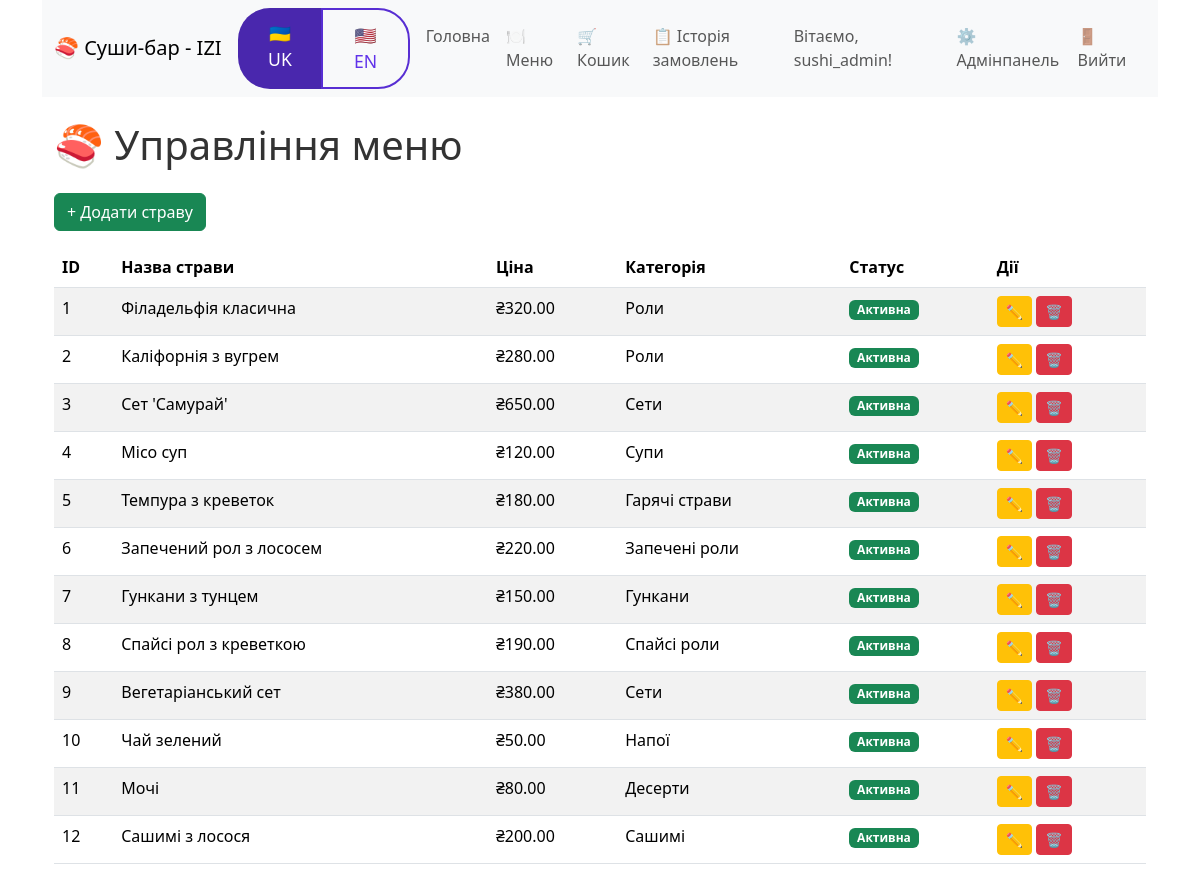
/admin/menu (signed in), run on the app's committed database.
### models.py (models this page shows, shortened)
class User(UserMixin, Base):
    __tablename__ = "users"
    id: Mapped[int] = mapped_column(primary_key=True)
    username: Mapped[str] = mapped_column(String(50), unique=True, nullable=False)
    email: Mapped[str] = mapped_column(String(100), unique=True, nullable=False)
    hash_password: Mapped[str] = mapped_column(String(200), nullable=False)
    is_admin: Mapped[bool] = mapped_column(default=False)
    orders: Mapped[list["Order"]] = relationship("Order", back_populates="user")
    reservations: Mapped[list["Reservation"]] = relationship("Reservation", back_populates="user")
    @staticmethod
    def get(user_id: int):
        try:
            with Session() as session:
                user = session.get(User, user_id)
                return user
        except:
            return None

class Menu(Base):
    __tablename__ = "menu"
    id: Mapped[int] = mapped_column(primary_key=True)
    name: Mapped[str] = mapped_column(String(255), unique=True, nullable=False)
    price: Mapped[float] = mapped_column(nullable=False)
    rating: Mapped[int] = mapped_column(nullable=True, default=5)
    description: Mapped[str] = mapped_column(Text, nullable=True)
    image_path: Mapped[str] = mapped_column(String(255), nullable=True)
    active: Mapped[bool] = mapped_column(default=True)
    category: Mapped[str] = mapped_column(String(100), nullable=True)
    orders: Mapped[list["Order"]] = relationship("Order", back_populates="menu_item")

### routes/admin.py (the view)
    def wrapper(*args, **kwargs):
        if not current_user.is_admin:
            current_lang = session.get('language', 'uk')
            from app import t
            flash(t('Доступ заборонено. Потрібні права адміністратора'), "error")
            return redirect(url_for("index"))
        return func(*args, **kwargs)

### app.py (called while the page is built)
@login_manager.user_loader
def load_user_from_session(user_id):
    try:
        return User.get(int(user_id))
    except:
        return None

def t(key, lang='uk'):
    return translations.get(lang, {}).get(key, key)

### routes/admin.py (called while the page is built)
def admin_required(func):
    def wrapper(*args, **kwargs):
        if not current_user.is_admin:
            current_lang = session.get('language', 'uk')
            from app import t
            flash(t('Доступ заборонено. Потрібні права адміністратора'), "error")
            return redirect(url_for("index"))
        return func(*args, **kwargs)
    wrapper.__name__ = func.__name__
    return wrapper

@bp.route("/menu")
@login_required
@admin_required
def menu_management():
    current_lang = session.get('language', 'uk')
    from app import t
    with Session() as session_db:
        menu_items = session_db.query(Menu).all()
    return render_template("admin/menu.html",
                         menu_items=menu_items,
                         t=lambda key: t(key, current_lang),
                         lang=current_lang)

### templates/admin/menu.html (shortened to what this page needs)
{% extends "base.html" %}
{% block content %}
<div class="container">
    <h1 class="my-4">🍣 {{ t('Управління меню') }}</h1>
    <a href="{{ url_for('admin.add_menu_item') }}" class="btn btn-success mb-3">+ {{ t('Додати страву') }}</a>
    <div class="table-responsive">
        <table class="table table-striped">
            <thead>
                <tr>
                    <th>ID</th>
                    <th>{{ t('Назва страви') }}</th>
                    <th>{{ t('Ціна') }}</th>
                    <th>{{ t('Категорія') }}</th>
                    <th>{{ t('Статус') }}</th>
                    <th>{{ t('Дії') }}</th>
                </tr>
            </thead>
            <tbody>
                {% for item in menu_items %}
                <tr>
                    <td>{{ item.id }}</td>
                    <td>{{ t(item.name) }}</td>
                    <td>₴{{ "%.2f"|format(item.price) }}</td>
                    <td>{{ t(item.category) if item.category else t('Без категорії') }}</td>
                    <td>
                        <span class="badge {% if item.active %}bg-success{% else %}bg-danger{% endif %}">
                            {{ t('Активна') if item.active else t('Неактивна') }}
                        </span>
                    </td>
                    <td>
                        <a href="{{ url_for('admin.edit_menu_item', item_id=item.id) }}" class="btn btn-sm btn-warning">✏️</a>
                        <a href="{{ url_for('admin.delete_menu_item', item_id=item.id) }}" class="btn btn-sm btn-danger" onclick="return confirm('Видалити страву?')">🗑️</a>
                    </td>
                </tr>
                {% endfor %}
            </tbody>
        </table>
    </div>
</div>
{% endblock content %}

### templates/base.html (shortened to what this page needs)
<!DOCTYPE html>
<html lang="{{ lang }}">
<head>
    <link href="https://cdn.jsdelivr.net/npm/bootstrap@5.3.3/dist/css/bootstrap.min.css" rel="stylesheet">
    <link href="{{ url_for('static', filename='css/style.css') }}" rel="stylesheet">
</head>
<body class="container" style="background-image: url('{{ background_image }}'); background-size: cover; background-repeat: no-repeat; background-position: center center; background-attachment: fixed;">
<nav class="navbar navbar-expand-lg navbar-light bg-light mb-4">
    <div class="container-fluid">
        <a class="navbar-brand" href="{{ url_for('index') }}">🍣 {{ t('Суши-бар - IZI') }}</a>
        <div class="navbar-nav me-2">
            <div class="btn-group">
                <a href="{{ url_for('set_language', language='uk') }}"
                   class="btn btn-sm {% if lang == 'uk' %}btn-primary{% else %}btn-outline-primary{% endif %}">
                    🇺🇦 UK
                </a>
                <a href="{{ url_for('set_language', language='en') }}"
                   class="btn btn-sm {% if lang == 'en' %}btn-primary{% else %}btn-outline-primary{% endif %}">
                    🇺🇸 EN
                </a>
            </div>
        </div>
        <div class="collapse navbar-collapse" id="navbarNav">
            <ul class="navbar-nav me-auto">
                <li class="nav-item">
                    <a class="nav-link" href="{{ url_for('index') }}">{{ t('Головна') }}</a>
                </li>
                <li class="nav-item">
                    <a class="nav-link" href="{{ url_for('orders.menu') }}">🍽️ {{ t('Меню') }}</a>
                </li>
                {% if current_user.is_authenticated %}
                <li class="nav-item">
                    <a class="nav-link" href="{{ url_for('orders.cart') }}">🛒 {{ t('Кошик') }}</a>
                </li>
                <li class="nav-item">
                    <a class="nav-link" href="{{ url_for('orders.order_history') }}">📋 {{ t('Історія замовлень') }}</a>
                </li>
                {% endif %}
            </ul>
            <div class="navbar-nav">
                {% if current_user.is_authenticated %}
                <span class="navbar-text me-3">
                    {{ t('Вітаємо') }}, {{ current_user.username }}!
                </span>
                {% if current_user.is_admin %}
                <a class="nav-link" href="{{ url_for('admin.dashboard') }}">⚙️ {{ t('Адмінпанель') }}</a>
                {% endif %}
                <a class="nav-link" href="{{ url_for('auth.logout') }}">🚪 {{ t('Вийти') }}</a>
                {% else %}
                <a class="nav-link" href="{{ url_for('auth.login') }}">🔐 {{ t('Увійти') }}</a>
                <a class="nav-link" href="{{ url_for('auth.register') }}">📝 {{ t('Зареєструватися') }}</a>
                {% endif %}
            </div>
        </div>
    </div>
</nav>
{% block content %}
{% endblock %}
</body>
</html>

### static/css/style.css (style rules this page uses)
body { font-family: 'Segoe UI', Arial, sans-serif; background: linear-gradient(to right, #fefefe, #f9f9f9); color: #333; margin: 0; padding: 0; }
.btn-primary { background-color: #4927ad; border: none; padding: 12px 25px; border-radius: 2rem; font-size: 1.1rem; transition: 0.3s; }
.btn-outline-primary { border: 2px solid #582ed3; color: #6032ea; padding: 12px 25px; border-radius: 2rem; font-size: 1.1rem; transition: 0.3s; }

### data on the page
User: username "sushi_admin"
Menu: id "1", name "Філадельфія класична", price "320.00", category "Роли", active "Активна"
Menu: id "2", name "Каліфорнія з вугрем", price "280.00", category "Роли", active "Активна"
Menu: id "3", name "Сет 'Самурай'", price "650.00", category "Сети", active "Активна"
Menu: id "4", name "Місо суп", price "120.00", category "Супи", active "Активна"
Menu: id "5", name "Темпура з креветок", price "180.00", category "Гарячі страви", active "Активна"
Menu: id "6", name "Запечений рол з лососем", price "220.00", category "Запечені роли", active "Активна"
Menu: id "7", name "Гункани з тунцем", price "150.00", category "Гункани", active "Активна"
Menu: id "8", name "Спайсі рол з креветкою", price "190.00", category "Спайсі роли", active "Активна"
Menu: id "9", name "Вегетаріанський сет", price "380.00", category "Сети", active "Активна"
Menu: id "10", name "Чай зелений", price "50.00", category "Напої", active "Активна"
Menu: id "11", name "Мочі", price "80.00", category "Десерти", active "Активна"
Menu: id "12", name "Сашимі з лосося", price "200.00", category "Сашимі", active "Активна"

### other printed values
{{ t('Суши-бар - IZI') }} "Суши-бар - IZI"
{{ t('Головна') }} "Головна"
{{ t('Меню') }} "Меню"
{{ t('Кошик') }} "Кошик"
{{ t('Історія замовлень') }} "Історія замовлень"
{{ t('Вітаємо') }} "Вітаємо"
{{ t('Адмінпанель') }} "Адмінпанель"
{{ t('Вийти') }} "Вийти"
{{ t('Управління меню') }} "Управління меню"
{{ t('Додати страву') }} "Додати страву"
{{ t('Назва страви') }} "Назва страви"
{{ t('Ціна') }} "Ціна"
{{ t('Категорія') }} "Категорія"
{{ t('Статус') }} "Статус"
{{ t('Дії') }} "Дії"
